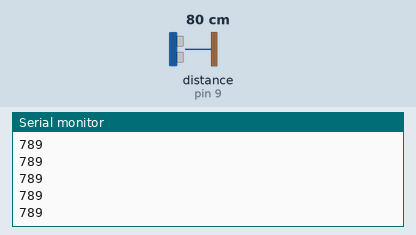
Simulated run of this sketch. Board: Arduino Uno, built with avr-gcc and run on an emulated ATmega328P. On the bench: the last lines printed to the serial monitor. Wiring (inferred from the names in the program): ultrasonic range finder: trigger pin 8; echo pin 9. The inputs (shaded band) are chosen by the test bench; at power-on: distance to the obstacle (sensor on pin 9) 80 cm. The echo pulse lasts 58.3 µs per cm.

Above: at 1.2 s.
1.3 s: distance to the obstacle (sensor on pin 9) set to 2 cm
At 1.38 s:
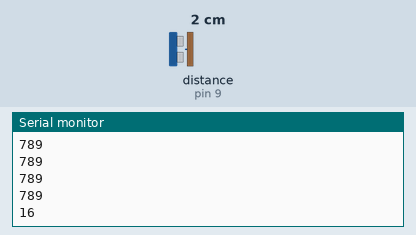
2.8 s: distance to the obstacle (sensor on pin 9) set to 4 cm
At 2.89 s:
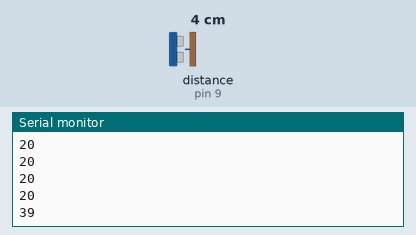
Timing chart, 0 to 5.8 s (numbered marks = the images above; inputs shaded):
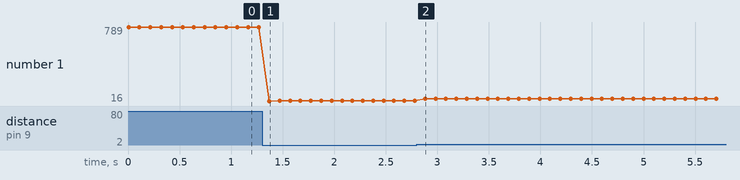

Measured:
- after the input at 1.3 s, the serial monitor: prints a new line after 0.07 s (image 1)
- after the input at 2.8 s, the serial monitor: prints a new line after 0.08 s (image 2)
- plotted number 1: 789 → 20 after the input at 1.3 s, 20 → 39 after the input at 2.8 s

The sketch:

AbcExp02_2DistanceMeter.ino
```cpp
const int TRIGGER = 8;
const int ECHO = 9;

void setup() {
  Serial.begin(9600);
  pinMode(TRIGGER, OUTPUT);
  pinMode(ECHO, INPUT);
}

void loop() {
  // Send trigger signal for 10us
  digitalWrite(TRIGGER, HIGH);
  delayMicroseconds(10);
  digitalWrite(TRIGGER, LOW);
  // Wait for echo signal HIGH and measure duration
  unsigned long duration = pulseIn(ECHO, HIGH);

  // Calculate distance
  unsigned long distance = duration * 340L / 1000L / 2L;
  // Trace distance
  Serial.println(distance);
  delay(100);
}
```
